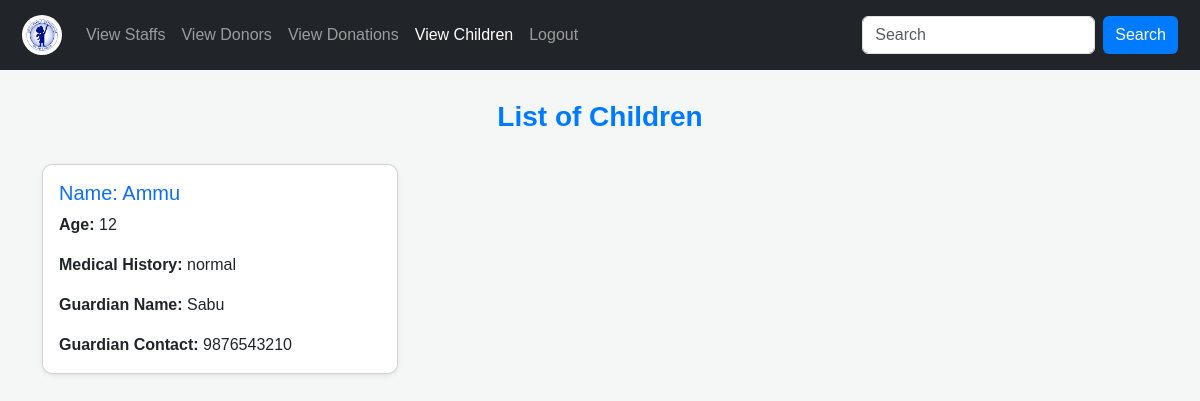
The app's page /viewchildren/ with its own data.
### app/models.py (models this page shows, shortened)
class Child(models.Model):
    name = models.CharField(max_length=100)
    age = models.IntegerField()
    gender = models.CharField(max_length=10, choices=[('Male', 'Male'), ('Female', 'Female'), ('Other', 'Other')])
    medical_history = models.TextField()
    education_status = models.CharField(max_length=200)
    admission_date = models.DateField(auto_now_add=True)
    guardian_name = models.CharField(max_length=100, null=True, blank=True)
    guardian_contact = models.CharField(max_length=15, null=True, blank=True)
    staf = models.ForeignKey(Stafreg, on_delete=models.CASCADE)  # 🔹 Link to staff

### app/views.py (the view)
# urls.py: path('viewchildren/', views.viewchildren, name='viewchildren'),
def viewchildren(request):
    data=Child.objects.all()
    return render(request,'admin/viewchildren.html',{'data':data})

### templates/admin/viewchildren.html (shortened to what this page needs)
<!DOCTYPE html>
<html lang="en">
<head>
    <link href="https://cdn.jsdelivr.net/npm/bootstrap@5.3.3/dist/css/bootstrap.min.css" rel="stylesheet">
</head>
<body>
    <nav class="navbar navbar-expand-lg navbar-dark bg-dark">
        <div class="container-fluid">
            <a class="navbar-brand" href="../admin_home">
                <img src="../static/R.jpg" alt="Logo">
            </a>
            <div class="collapse navbar-collapse" id="navbarNav">
                <ul class="navbar-nav me-auto">
                    <li class="nav-item"><a class="nav-link" href="../viewstaffs">View Staffs</a></li>
                    <li class="nav-item"><a class="nav-link" href="../viewdonors">View Donors</a></li>
                    <li class="nav-item"><a class="nav-link" href="../viewdonations">View Donations</a></li>
                    <li class="nav-item"><a class="nav-link active" href="../viewchildren">View Children</a></li>
                    <li class="nav-item"><a class="nav-link" href="../logout">Logout</a></li>
                </ul>
                <form class="d-flex">
                    <input class="form-control me-2" type="text" placeholder="Search">
                    <button class="btn btn-primary" type="button">Search</button>
                </form>
            </div>
        </div>
    </nav>
    <div class="container">
        <h2 class="page-title">List of Children</h2>
    </div>
    <div class="container">
        <div class="row">
            {% for i in data %}
            <div class="col-md-4 mb-4">
                <div class="card shadow-sm">
                    <div class="card-body">
                        <h5 class="card-title text-primary">Name: {{i.name}}</h5>
                        <p class="card-text"><strong>Age:</strong> {{i.age}}</p>
                        <p class="card-text"><strong>Medical History:</strong> {{i.medical_history}}</p>
                        <p class="card-text"><strong>Guardian Name:</strong> {{i.guardian_name}}</p>
                        <p class="card-text"><strong>Guardian Contact:</strong> {{i.guardian_contact}}</p>
                    </div>
                </div>
            </div>
            {% endfor %}
        </div>
    </div>
</body>
</html>

### templates/admin/viewchildren.html (style rules this page uses)
body { font-family: Arial, sans-serif; background-color: #f4f7f6; }
.navbar { padding: 10px; }
.navbar-brand img { width: 40px; border-radius: 50%; }
.nav-item a { font-weight: 500; transition: 0.3s; }
.container { margin-top: 30px; }
.page-title { text-align: center; font-size: 28px; font-weight: bold; color: #007bff; margin-bottom: 20px; }
.card { border-radius: 10px; transition: transform 0.3s ease-in-out; box-shadow: 0px 4px 6px rgba(0, 0, 0, 0.1); background: white; }
.card-body { background: #ffffff; border-radius: 10px; }
.btn-primary { background-color: #007bff; border: none; transition: background 0.3s; }

### records on screen
Child: name "Ammu", age "12", medical_history "normal", guardian_name "Sabu", guardian_contact "9876543210"
